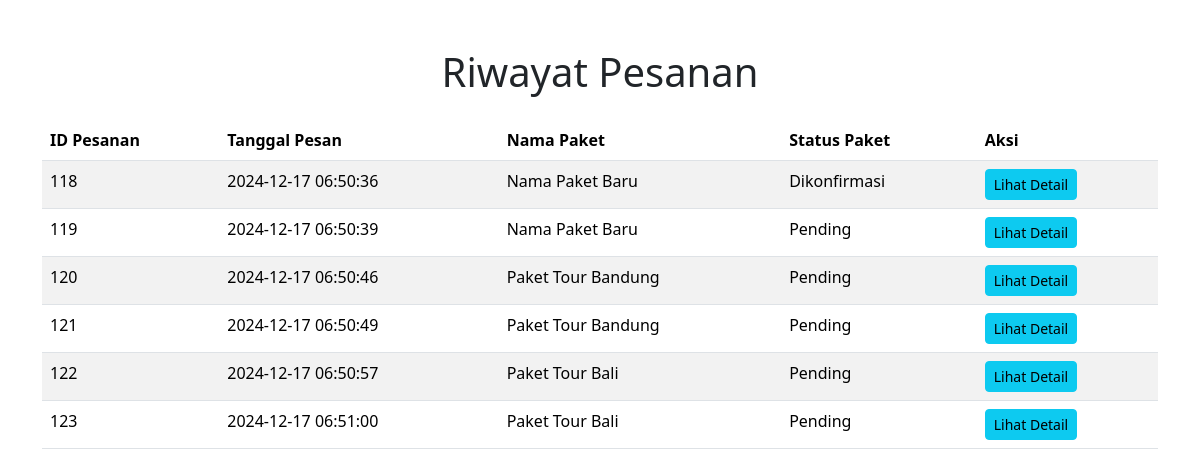
/user/history.php (signed in), run on an earlier commit of the app's database.
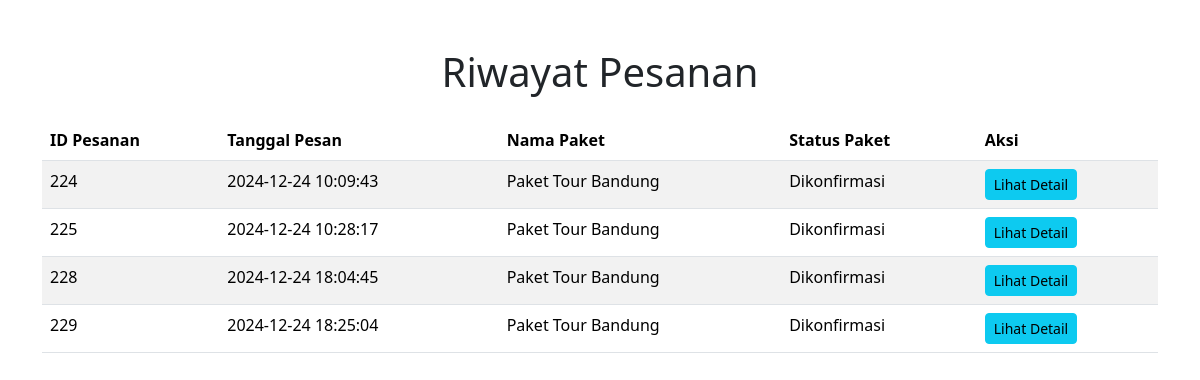
And on a later commit of the database.
### tables this page shows
CREATE TABLE `pesanan` (
  `id_pesanan` int(11) NOT NULL,
  `id_paket` int(11) NOT NULL,
  `user_id` int(11) NOT NULL,
  `nama_pemesan` varchar(255) NOT NULL,
  `email` varchar(255) NOT NULL,
  `jumlah_peserta` int(11) NOT NULL,
  `harga_total` decimal(20,2) NOT NULL,
  `tanggal_perjalanan` date DEFAULT NULL,
  `tanggal_pesan` timestamp NOT NULL DEFAULT current_timestamp(),
  `foto_transfer` varchar(255) NOT NULL,
  `status_pesanan` enum('Pending','Dikonfirmasi','Dibatalkan','Selesai') DEFAULT 'Pending',
  `masa_pembayaran` datetime DEFAULT NULL,
  `status_pembayaran` enum('Belum Dibayar','Sudah Dibayar') DEFAULT 'Belum Dibayar',
  `catatan` text DEFAULT NULL
);

CREATE TABLE `paket` (
  `id_paket` int(11) NOT NULL,
  `nama_paket` varchar(100) NOT NULL,
  `tujuan` varchar(150) NOT NULL,
  `durasi_hari` varchar(11) NOT NULL,
  `harga` varchar(45) NOT NULL,
  `status_paket` enum('Aktif','Nonaktif') NOT NULL,
  `deskripsi` text NOT NULL,
  `foto` varchar(250) DEFAULT NULL
);

### user/history.php (the view, shortened to what this page needs)
<?php
require_once '../backend/koneksi.php';
$user_id = $_SESSION['user_id'];
$sql = "
    SELECT p.id_pesanan AS id_pesanan, p.tanggal_pesan, pk.nama_paket, p.status_pesanan
    FROM pesanan p
    JOIN paket pk ON p.id_paket = pk.id_paket
    WHERE p.user_id = '$user_id'
";
$result = $conn->query($sql);
?>
<!DOCTYPE html>
<html lang="en">
<head>
    <link href="https://cdn.jsdelivr.net/npm/bootstrap@5.3.3/dist/css/bootstrap.min.css" rel="stylesheet">
</head>
<body>
    <div class="container my-5">
        <h1 class="text-center mb-4">Riwayat Pesanan</h1>
        <?php
        if ($result->num_rows > 0) {
            echo '<table class="table table-striped">';
            echo '<thead><tr><th>ID Pesanan</th><th>Tanggal Pesan</th><th>Nama Paket</th><th>Status Paket</th><th>Aksi</th></tr></thead>';
            echo '<tbody>';
            while ($row = $result->fetch_assoc()) {
                echo '<tr>';
                echo '<td>' . htmlspecialchars($row['id_pesanan']) . '</td>';
                echo '<td>' . htmlspecialchars($row['tanggal_pesan']) . '</td>';
                echo '<td>' . htmlspecialchars($row['nama_paket']) . '</td>';
                echo '<td>' . htmlspecialchars($row['status_pesanan']) . '</td>';
                echo '<td><a href="detail_pesanan.php?id=' . htmlspecialchars($row['id_pesanan']) . '" class="btn btn-info btn-sm">Lihat Detail</a></td>';
                echo '</tr>';
            }
            echo '</tbody>';
            echo '</table>';
        } else {
            echo '<p class="text-center">Tidak ada riwayat pesanan.</p>';
        }
        ?>
    </div>
</body>
</html>

What changed in the data, as far as the page shows it:
removed pesanan: id_pesanan "118", tanggal_pesan "2024-12-17 06:50:36", id_paket.nama_paket "Nama Paket Baru", status_pesanan "Dikonfirmasi"
removed pesanan: id_pesanan "119", tanggal_pesan "2024-12-17 06:50:39", id_paket.nama_paket "Nama Paket Baru", status_pesanan "Pending"
removed pesanan: id_pesanan "120", tanggal_pesan "2024-12-17 06:50:46", id_paket.nama_paket "Paket Tour Bandung", status_pesanan "Pending"
removed pesanan: id_pesanan "121", tanggal_pesan "2024-12-17 06:50:49", id_paket.nama_paket "Paket Tour Bandung", status_pesanan "Pending"
removed pesanan: id_pesanan "122", tanggal_pesan "2024-12-17 06:50:57", id_paket.nama_paket "Paket Tour Bali", status_pesanan "Pending"
removed pesanan: id_pesanan "123", tanggal_pesan "2024-12-17 06:51:00", id_paket.nama_paket "Paket Tour Bali", status_pesanan "Pending"
added pesanan: id_pesanan "224", tanggal_pesan "2024-12-24 10:09:43", id_paket.nama_paket "Paket Tour Bandung", status_pesanan "Dikonfirmasi"
added pesanan: id_pesanan "225", tanggal_pesan "2024-12-24 10:28:17", id_paket.nama_paket "Paket Tour Bandung", status_pesanan "Dikonfirmasi"
added pesanan: id_pesanan "228", tanggal_pesan "2024-12-24 18:04:45", id_paket.nama_paket "Paket Tour Bandung", status_pesanan "Dikonfirmasi"
added pesanan: id_pesanan "229", tanggal_pesan "2024-12-24 18:25:04", id_paket.nama_paket "Paket Tour Bandung", status_pesanan "Dikonfirmasi"
